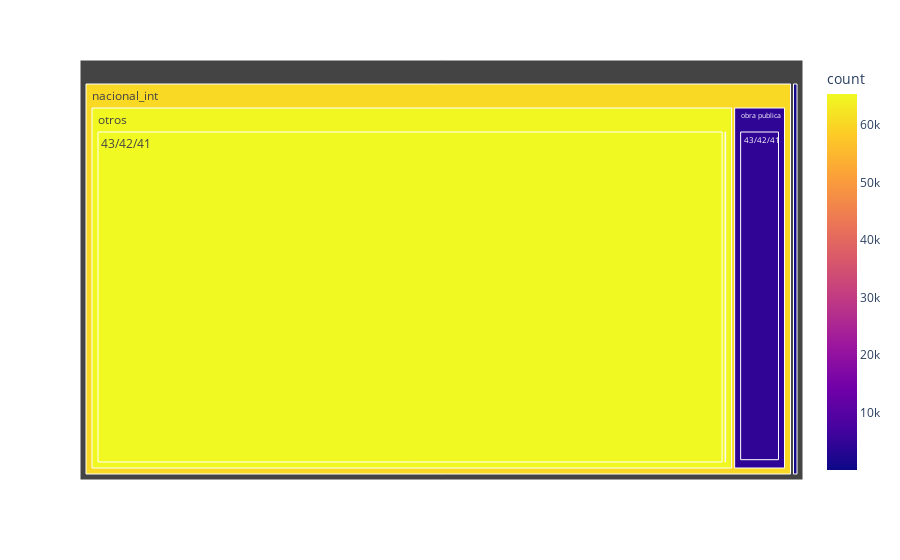

This figure's notebook cell:
### Code cell
plot_three_categories(df)

### Figure 1 — Plotly figure (JSON) as saved in the notebook; plotly's stock layout.template omitted (floating-point values rounded to 4 significant figures)
{"data": [{"branchvalues": "total", "customdata": [[4440.0], [17], [65410.0], [844], [50], [495], [16], [4410.0], [17], [65040.0], [828.6], [60430.0], [812.9]], "domain": {"x": [0, 1], "y": [0, 1]}, "hovertemplate": "labels=%{label}<br>count_sum=%{value}<br>parent=%{parent}<br>id=%{id}<br>count=%{color}<extra></extra>", "ids": ["nacional_int/obra publica/43/42/41", "otro/obra publica/43/42/41", "nacional_int/otros/43/42/41", "otro/otros/43/42/41", "nacional_int/obra publica/no", "nacional_int/otros/no", "otro/otros/no", "nacional_int/obra publica", "otro/obra publica", "nacional_int/otros", "otro/otros", "nacional_int", "otro"], "labels": ["43/42/41", "43/42/41", "43/42/41", "43/42/41", "no", "no", "no", "obra publica", "obra publica", "otros", "otros", "nacional_int", "otro"], "marker": {"coloraxis": "coloraxis", "colors": [4440.0, 17, 65410.0, 844, 50, 495, 16, 4410.0, 17, 65040.0, 828.6, 60430.0, 812.9]}, "name": "", "parents": ["nacional_int/obra publica", "otro/obra publica", "nacional_int/otros", "otro/otros", "nacional_int/obra publica", "nacional_int/otros", "otro/otros", "nacional_int", "otro", "nacional_int", "otro", "", ""], "type": "treemap", "values": [7189, 17, 87511, 844, 50, 495, 16, 7239, 17, 88006, 860, 95245, 877]}], "layout": {"coloraxis": {"colorbar": {"title": {"text": "count"}}, "colorscale": [[0, "#0d0887"], [0.1111, "#46039f"], [0.2222, "#7201a8"], [0.3333, "#9c179e"], [0.4444, "#bd3786"], [0.5556, "#d8576b"], [0.6667, "#ed7953"], [0.7778, "#fb9f3a"], [0.8889, "#fdca26"], [1, "#f0f921"]]}, "legend": {"tracegroupgap": 0}, "margin": {"t": 60}}}
